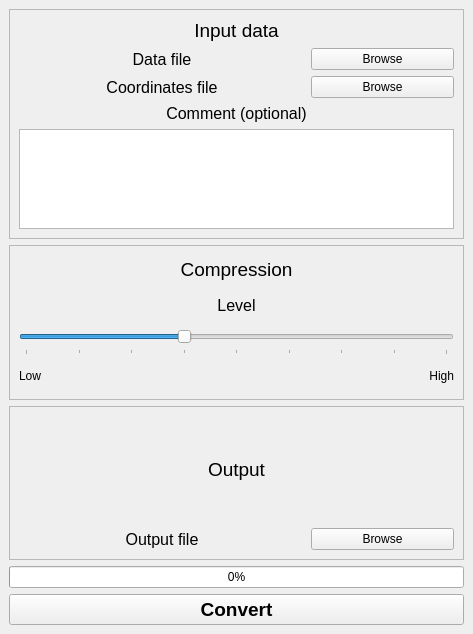
<?xml version="1.0" encoding="UTF-8"?>
<ui version="4.0">
 <class>MainWindow</class>
 <widget class="QMainWindow" name="MainWindow">
  <property name="geometry">
   <rect>
    <x>0</x>
    <y>0</y>
    <width>473</width>
    <height>634</height>
   </rect>
  </property>
  <property name="sizePolicy">
   <sizepolicy hsizetype="Fixed" vsizetype="Fixed">
    <horstretch>0</horstretch>
    <verstretch>0</verstretch>
   </sizepolicy>
  </property>
  <property name="windowTitle">
   <string>Convert to hdf5</string>
  </property>
  <widget class="QWidget" name="centralwidget">
   <layout class="QGridLayout" name="gridLayout_4">
    <item row="4" column="0">
     <widget class="QPushButton" name="convert_btn">
      <property name="font">
       <font>
        <pointsize>14</pointsize>
        <weight>75</weight>
        <bold>true</bold>
       </font>
      </property>
      <property name="text">
       <string>Convert</string>
      </property>
     </widget>
    </item>
    <item row="0" column="0">
     <widget class="QFrame" name="frame">
      <property name="frameShape">
       <enum>QFrame::StyledPanel</enum>
      </property>
      <property name="frameShadow">
       <enum>QFrame::Raised</enum>
      </property>
      <layout class="QGridLayout" name="gridLayout_2">
       <item row="0" column="0" colspan="3">
        <widget class="QLabel" name="label_3">
         <property name="sizePolicy">
          <sizepolicy hsizetype="Minimum" vsizetype="Minimum">
           <horstretch>0</horstretch>
           <verstretch>0</verstretch>
          </sizepolicy>
         </property>
         <property name="font">
          <font>
           <pointsize>14</pointsize>
          </font>
         </property>
         <property name="text">
          <string>Input data</string>
         </property>
         <property name="alignment">
          <set>Qt::AlignCenter</set>
         </property>
        </widget>
       </item>
       <item row="3" column="0" colspan="3">
        <widget class="QLabel" name="label">
         <property name="font">
          <font>
           <pointsize>12</pointsize>
          </font>
         </property>
         <property name="text">
          <string>Comment (optional)</string>
         </property>
         <property name="alignment">
          <set>Qt::AlignCenter</set>
         </property>
        </widget>
       </item>
       <item row="2" column="0" colspan="2">
        <widget class="QLabel" name="coords_lbl">
         <property name="font">
          <font>
           <pointsize>12</pointsize>
          </font>
         </property>
         <property name="toolTip">
          <string>File with coordinates for each analyzed point</string>
         </property>
         <property name="text">
          <string>Coordinates file</string>
         </property>
         <property name="alignment">
          <set>Qt::AlignCenter</set>
         </property>
        </widget>
       </item>
       <item row="1" column="0" colspan="2">
        <widget class="QLabel" name="data_lbl">
         <property name="font">
          <font>
           <pointsize>12</pointsize>
          </font>
         </property>
         <property name="toolTip">
          <string>Data file containing mass spectra</string>
         </property>
         <property name="text">
          <string>Data file</string>
         </property>
         <property name="alignment">
          <set>Qt::AlignCenter</set>
         </property>
        </widget>
       </item>
       <item row="4" column="0" colspan="3">
        <widget class="QTextEdit" name="comment_txt">
         <property name="sizePolicy">
          <sizepolicy hsizetype="Expanding" vsizetype="Fixed">
           <horstretch>0</horstretch>
           <verstretch>0</verstretch>
          </sizepolicy>
         </property>
         <property name="maximumSize">
          <size>
           <width>16777215</width>
           <height>100</height>
          </size>
         </property>
        </widget>
       </item>
       <item row="2" column="2">
        <widget class="QPushButton" name="coords_btn">
         <property name="text">
          <string>Browse</string>
         </property>
        </widget>
       </item>
       <item row="1" column="2">
        <widget class="QPushButton" name="data_btn">
         <property name="text">
          <string>Browse</string>
         </property>
         <property name="default">
          <bool>false</bool>
         </property>
        </widget>
       </item>
      </layout>
     </widget>
    </item>
    <item row="1" column="0">
     <widget class="QFrame" name="frame_2">
      <property name="frameShape">
       <enum>QFrame::StyledPanel</enum>
      </property>
      <property name="frameShadow">
       <enum>QFrame::Raised</enum>
      </property>
      <layout class="QGridLayout" name="gridLayout">
       <item row="0" column="0" colspan="2">
        <widget class="QLabel" name="label_4">
         <property name="font">
          <font>
           <pointsize>14</pointsize>
          </font>
         </property>
         <property name="text">
          <string>Compression</string>
         </property>
         <property name="alignment">
          <set>Qt::AlignCenter</set>
         </property>
        </widget>
       </item>
       <item row="4" column="0">
        <widget class="QLabel" name="label_6">
         <property name="toolTip">
          <string>Larger files but faster</string>
         </property>
         <property name="text">
          <string>Low</string>
         </property>
        </widget>
       </item>
       <item row="3" column="0" colspan="2">
        <widget class="QSlider" name="compression_slider">
         <property name="sizePolicy">
          <sizepolicy hsizetype="Expanding" vsizetype="Preferred">
           <horstretch>0</horstretch>
           <verstretch>0</verstretch>
          </sizepolicy>
         </property>
         <property name="minimum">
          <number>1</number>
         </property>
         <property name="maximum">
          <number>9</number>
         </property>
         <property name="value">
          <number>4</number>
         </property>
         <property name="orientation">
          <enum>Qt::Horizontal</enum>
         </property>
         <property name="tickPosition">
          <enum>QSlider::TicksBelow</enum>
         </property>
         <property name="tickInterval">
          <number>1</number>
         </property>
        </widget>
       </item>
       <item row="4" column="1">
        <widget class="QLabel" name="label_7">
         <property name="toolTip">
          <string>Smaller files but slower</string>
         </property>
         <property name="text">
          <string>High</string>
         </property>
         <property name="alignment">
          <set>Qt::AlignRight|Qt::AlignTrailing|Qt::AlignVCenter</set>
         </property>
        </widget>
       </item>
       <item row="1" column="0" colspan="2">
        <widget class="QLabel" name="label_5">
         <property name="font">
          <font>
           <pointsize>12</pointsize>
          </font>
         </property>
         <property name="text">
          <string>Level</string>
         </property>
         <property name="alignment">
          <set>Qt::AlignCenter</set>
         </property>
        </widget>
       </item>
      </layout>
     </widget>
    </item>
    <item row="3" column="0">
     <widget class="QProgressBar" name="progressBar">
      <property name="value">
       <number>0</number>
      </property>
      <property name="alignment">
       <set>Qt::AlignCenter</set>
      </property>
     </widget>
    </item>
    <item row="2" column="0">
     <widget class="QFrame" name="frame_3">
      <property name="frameShape">
       <enum>QFrame::StyledPanel</enum>
      </property>
      <property name="frameShadow">
       <enum>QFrame::Raised</enum>
      </property>
      <layout class="QGridLayout" name="gridLayout_3">
       <item row="0" column="0" colspan="3">
        <widget class="QLabel" name="label_8">
         <property name="sizePolicy">
          <sizepolicy hsizetype="Minimum" vsizetype="Minimum">
           <horstretch>0</horstretch>
           <verstretch>0</verstretch>
          </sizepolicy>
         </property>
         <property name="font">
          <font>
           <pointsize>14</pointsize>
          </font>
         </property>
         <property name="text">
          <string>Output</string>
         </property>
         <property name="alignment">
          <set>Qt::AlignCenter</set>
         </property>
        </widget>
       </item>
       <item row="1" column="0" colspan="2">
        <widget class="QLabel" name="out_lbl">
         <property name="font">
          <font>
           <pointsize>12</pointsize>
          </font>
         </property>
         <property name="toolTip">
          <string>The name of the output file</string>
         </property>
         <property name="text">
          <string>Output file</string>
         </property>
         <property name="alignment">
          <set>Qt::AlignCenter</set>
         </property>
        </widget>
       </item>
       <item row="1" column="2">
        <widget class="QPushButton" name="out_btn">
         <property name="text">
          <string>Browse</string>
         </property>
        </widget>
       </item>
      </layout>
     </widget>
    </item>
   </layout>
  </widget>
 </widget>
 <tabstops>
  <tabstop>data_btn</tabstop>
  <tabstop>coords_btn</tabstop>
  <tabstop>comment_txt</tabstop>
  <tabstop>compression_slider</tabstop>
  <tabstop>out_btn</tabstop>
  <tabstop>convert_btn</tabstop>
 </tabstops>
 <resources/>
 <connections/>
</ui>
